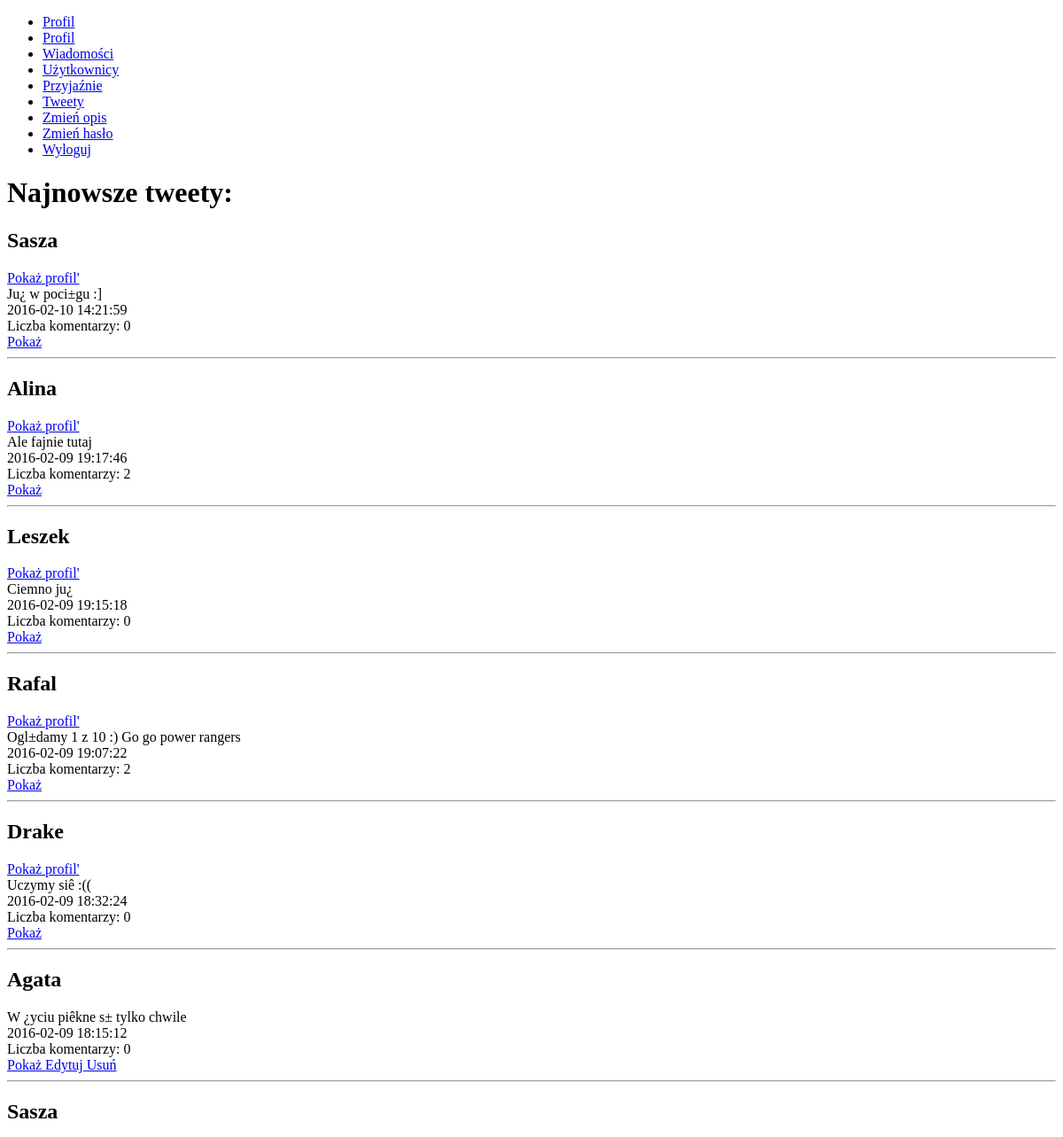
Page /showAllTweets.php (signed in, upper part) on the earlier database version.
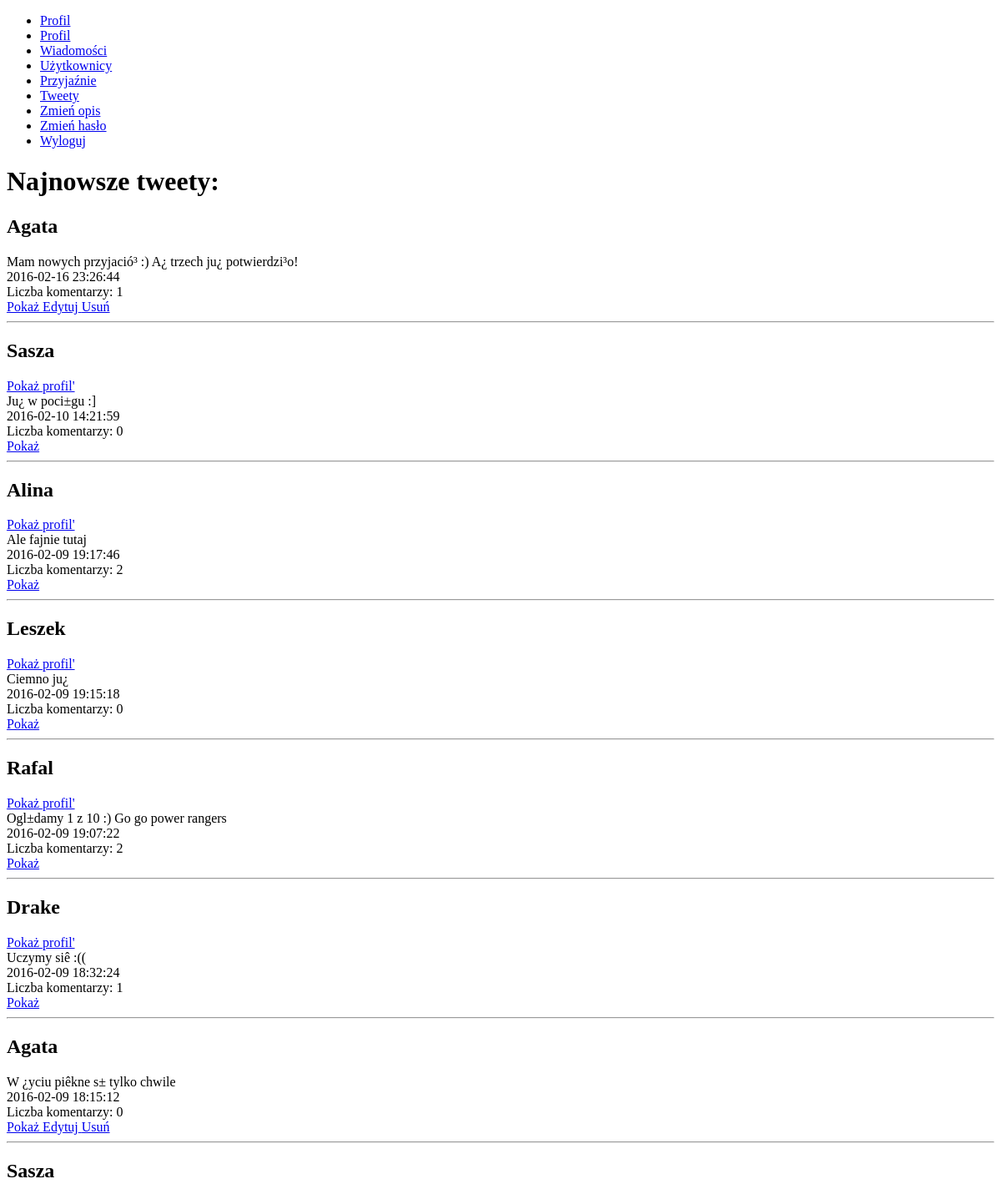
Same page on the later database version.
### tables this page shows
CREATE TABLE IF NOT EXISTS `Tweets` (
  `id` int(11) NOT NULL AUTO_INCREMENT,
  `user_id` int(11) NOT NULL,
  `tweet_text` varchar(140) NOT NULL,
  `tweet_date` datetime NOT NULL,
  PRIMARY KEY (`id`),
  KEY `user_id` (`user_id`)
);

CREATE TABLE IF NOT EXISTS `Users` (
  `id` int(11) NOT NULL AUTO_INCREMENT,
  `name` varchar(255) DEFAULT NULL,
  `email` varchar(255) DEFAULT NULL,
  `password` char(60) DEFAULT NULL,
  `description` varchar(255) DEFAULT NULL,
  PRIMARY KEY (`id`),
  UNIQUE KEY `email` (`email`)
);

### src/Tweet.php (called while the page is built, shortened)
<?php
class Tweet {
    static private $connection = null;
    static public function SetConnection(mysqli $newConnection) {
        Tweet::$connection = $newConnection;
    }
    static public function ShowAllTweets() {
        $ret = [];
        $sql = "SELECT * FROM Tweets ORDER BY tweet_date DESC";
        $result = self::$connection->query($sql);
        if ($result->num_rows > 0) {
            while ($row = $result->fetch_assoc()) {
                $newTweet = new Tweet($row['id'], $row['user_id'], $row['tweet_text'], $row['tweet_date']);
                $ret[] = $newTweet;
            }
        }
        return $ret;
    }
    private $id;
    private $userId;
    private $tweetText;
    private $tweetDate;
    public function __construct($id, $userId, $tweetText, $tweetDate) {
        $this->id = intval($id);
        $this->userId = intval($userId);
        $this->tweetDate = $tweetDate;
    }
    public function setTweetText($newTweetText) {
        if (strlen($newTweetText) > 0) {
            return($this->tweetText = $newTweetText);
        }
        return false;
    }
    public function getId() {
        return $this->id;
    }
    public function getUserId() {
        return intval($this->userId);
    }
    public function getTweetText() {
        return $this->tweetText;
    }
    public function getTweetDate() {
        return $this->tweetDate;
    }
    public function getAllComments() {
        $ret = [];
        $sql = "SELECT * FROM Comments WHERE tweet_id =$this->id ORDER BY comment_date DESC";
        $result = self::$connection->query($sql);
        if ($result !== FALSE) {
            if ($result->num_rows > 0) {
                while ($row = $result->fetch_assoc()) {
                    $comment = new Comment($row['id'], $row['tweet_id'], $row['user_id'], $row['comment_text'], $row['comment_date']);
                    $ret[] = $comment;
                }
            }
        }
        return $ret;
    }
}
?>

### src/User.php (called while the page is built, shortened)
<?php
class User
{
    static private $connection = null;
    static public function SetConnection(mysqli $newConnection)
    {
        User::$connection = $newConnection;
    }
    static public function GetUserById($idToLoad)
    {
        $sql = "SELECT * FROM Users where id = $idToLoad";
        $result = self::$connection->query($sql);
        if ($result !== FALSE) {
            if ($result->num_rows === 1) {
                $row = $result->fetch_assoc();
                $user = new User($row['id'], $row['name'], $row['email'], $row['description']);
                return $user;
            }
        }
        return false;
    }
    private $name;
    public function __construct($newId, $newName, $newEmail, $newDescription)
    {
        $this->name = $newName;
    }
    public function getName()
    {
        return $this->name;
    }
    public function setDescription($newDescription)
    {
        if (strlen($newDescription) > 0) {
            return ($this->description = $newDescription);
        } else {
            return false;
        }
    }
}
?>

### showAllTweets.php (the view, shortened to what this page needs)
<?php
require_once("./src/connections.php");
$allTweets = Tweet::ShowAllTweets();
echo("<h1>Najnowsze tweety:</h1>");
foreach($allTweets as $tweetToShow){
    $userId = $tweetToShow->getUserId();
    $tweetingUser = User::GetUserById($userId);
    echo("<h2>{$tweetingUser->getName()}</h2>");
    if($_SESSION['userId'] != $userId){
        echo("<a href='showUser.php?userId=$userId'>Pokaż profil'</a> <br />");
    }
    echo("{$tweetToShow->getTweetText()} <br />");
    echo("{$tweetToShow->getTweetDate()}<br>");
    $tweetToShowId = $tweetToShow->getId();
    $coms = count($tweetToShow->getAllComments());
    echo("Liczba komentarzy: $coms <br />");
    echo("<a href='showTweet.php?id={$tweetToShow->getId()}'>Pokaż </a>");
    if($_SESSION['userId'] == $userId){
        echo("<a href='editTweet.php?id=$tweetToShowId'> Edytuj</a>");
        echo("<a href='removeTweet.php?id=$tweetToShowId'> Usuń</a>");
    }
    echo("<hr />");
}
?>

Differences in the rows shown:
added tweets: user.name "Agata", tweet_text "Mam nowych przyjació³ :) A¿ trzech ju¿ potwierdzi³o!", tweet_date "2016-02-16 23:26:44", coms "1"
computed for tweets "Uczymy siê :((": coms "0" → "1"
